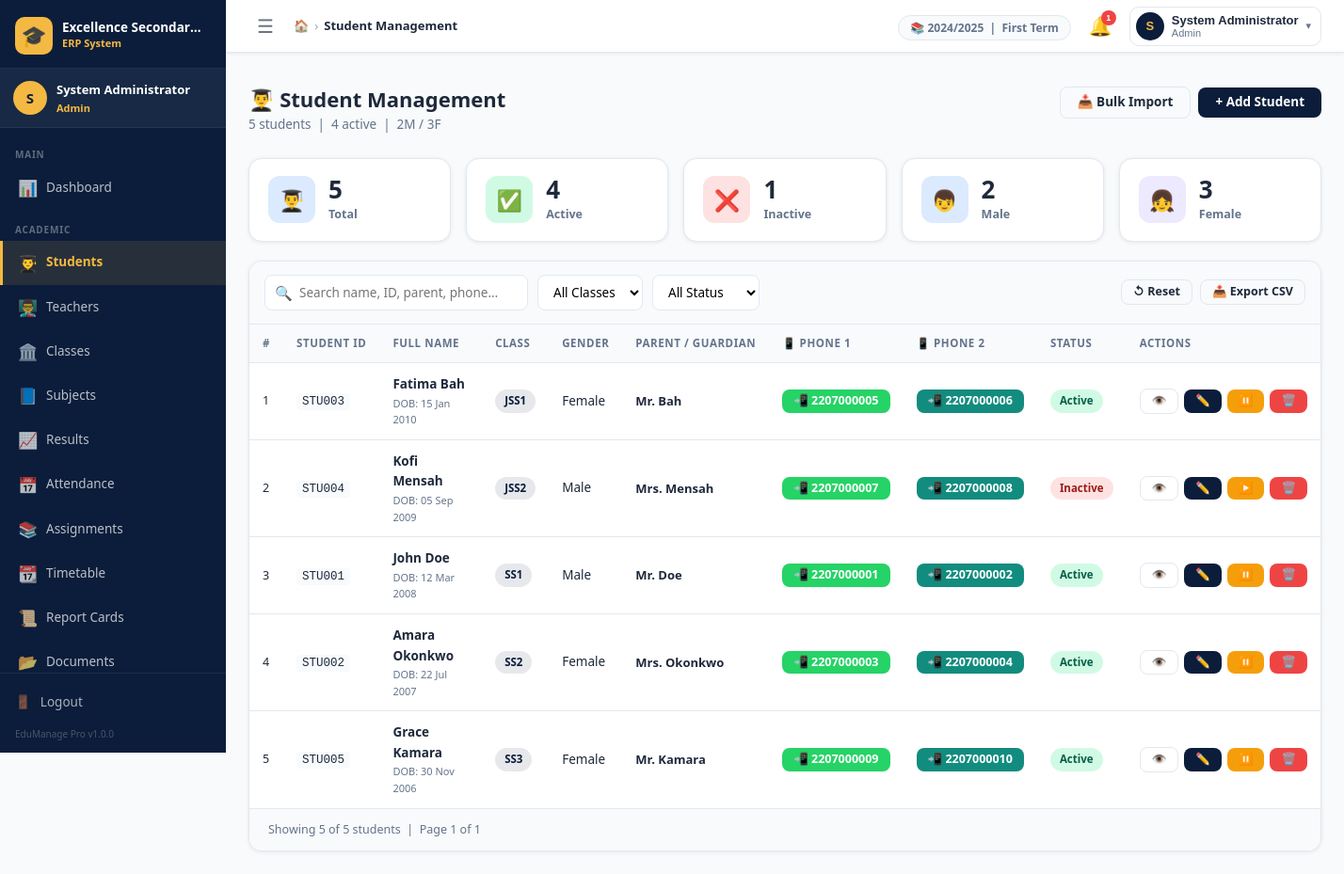
The app's page /admin/students.php (signed in) with its own data.
### tables this page shows
CREATE TABLE `settings` (
  `id`          INT UNSIGNED NOT NULL AUTO_INCREMENT,
  `setting_key` VARCHAR(100) NOT NULL UNIQUE,
  `setting_val` TEXT         DEFAULT NULL,
  `updated_at`  TIMESTAMP    NOT NULL DEFAULT CURRENT_TIMESTAMP ON UPDATE CURRENT_TIMESTAMP,
  PRIMARY KEY (`id`),
  KEY `idx_key` (`setting_key`)
);

CREATE TABLE `students` (
  `id`              INT UNSIGNED NOT NULL AUTO_INCREMENT,
  `user_id`         INT UNSIGNED DEFAULT NULL,
  `student_id`      VARCHAR(20)  NOT NULL UNIQUE,
  `full_name`       VARCHAR(100) NOT NULL,
  `gender`          ENUM('Male','Female') NOT NULL,
  `dob`             DATE         DEFAULT NULL,
  `class_id`        INT UNSIGNED NOT NULL,
  `session_id`      INT UNSIGNED NOT NULL,
  `parent_name`     VARCHAR(100) DEFAULT NULL,
  `parent_phone1`   VARCHAR(20)  NOT NULL,
  `parent_phone2`   VARCHAR(20)  NOT NULL,
  `parent_email`    VARCHAR(100) DEFAULT NULL,
  `address`         TEXT         DEFAULT NULL,
  `photo`           VARCHAR(255) DEFAULT NULL,
  `blood_group`     VARCHAR(5)   DEFAULT NULL,
  `medical_notes`   TEXT         DEFAULT NULL,
  `status`          ENUM('active','inactive','graduated','transferred') NOT NULL DEFAULT 'active',
  `enrolled_date`   DATE         DEFAULT NULL,
  `created_at`      TIMESTAMP    NOT NULL DEFAULT CURRENT_TIMESTAMP,
  `updated_at`      TIMESTAMP    NOT NULL DEFAULT CURRENT_TIMESTAMP ON UPDATE CURRENT_TIMESTAMP,
  PRIMARY KEY (`id`),
  KEY `idx_student_id` (`student_id`),
  KEY `idx_class`      (`class_id`),
  KEY `idx_session`    (`session_id`),
  CONSTRAINT `fk_student_class`   FOREIGN KEY (`class_id`)   REFERENCES `classes`(`id`),
  CONSTRAINT `fk_student_session` FOREIGN KEY (`session_id`) REFERENCES `academic_sessions`(`id`),
  CONSTRAINT `fk_student_user`    FOREIGN KEY (`user_id`)    REFERENCES `users`(`id`) ON DELETE SET NULL
);

CREATE TABLE `classes` (
  `id`          INT UNSIGNED NOT NULL AUTO_INCREMENT,
  `name`        VARCHAR(50)  NOT NULL UNIQUE,
  `description` VARCHAR(255) DEFAULT NULL,
  `capacity`    INT UNSIGNED DEFAULT 40,
  `sort_order`  INT UNSIGNED DEFAULT 0,
  `created_at`  TIMESTAMP    NOT NULL DEFAULT CURRENT_TIMESTAMP,
  PRIMARY KEY (`id`),
  KEY `idx_name` (`name`)
);

### admin/students.php (the view, shortened to what the rows shown need)
<?php
$page      = int_val($_GET['page']     ?? 1);
$sess_id   = current_session_id();
$where  = ['s.session_id = ?'];
$params = [$sess_id];
$whereStr = 'WHERE ' . implode(' AND ', $where);
$baseSql = "SELECT s.*, c.name AS class_name
            FROM students s
            JOIN classes  c ON c.id = s.class_id
            {$whereStr}
            ORDER BY c.sort_order, s.full_name";
$pager   = paginate($baseSql, $params, $page);
$students = $pager['rows'];
include INCLUDES_PATH . '/header.php';
?>
<div class="page-header">
    <div class="page-header-left">
        <h1 class="page-title">👨‍🎓 Student Management</h1>
    </div>
</div>
<div class="card">
    <div class="table-wrap">
        <table class="data-table">
            <thead>
                <tr>
                    <th>#</th>
                    <th data-sort>Student ID</th>
                    <th data-sort>Full Name</th>
                    <th>Class</th>
                    <th>Gender</th>
                    <th>Parent / Guardian</th>
                    <th>📱 Phone 1</th>
                    <th>📱 Phone 2</th>
                    <th>Status</th>
                    <th>Actions</th>
                </tr>
            </thead>
            <tbody id="studentsTbody">
            <?php if ($students): ?>
                <?php $i = ($page - 1) * ROWS_PER_PAGE + 1; foreach ($students as $s): ?>
                <tr>
                    <td class="text-muted text-sm"><?= $i++ ?></td>
                    <td><span class="code"><?= e($s['student_id']) ?></span></td>
                    <td>
                        <div style="font-weight:700"><?= e($s['full_name']) ?></div>
                        <?php if ($s['dob']): ?>
                            <div class="text-xs text-muted">DOB: <?= format_date($s['dob']) ?></div>
                        <?php endif; ?>
                    </td>
                    <td><span class="badge badge-navy"><?= e($s['class_name']) ?></span></td>
                    <td><?= e($s['gender']) ?></td>
                    <td>
                        <div style="font-weight:600;font-size:13px"><?= e($s['parent_name'] ?? '—') ?></div>
                    </td>
                    <td>
                        <a href="<?= e(wa_link($s['parent_phone1'], 'Hello, this is ' . get_setting('school_name') . '.')) ?>"
                           target="_blank" class="btn btn-sm btn-whatsapp" title="WhatsApp Phone 1">
                            📲 <?= e($s['parent_phone1']) ?>
                        </a>
                    </td>
                    <td>
                        <a href="<?= e(wa_link($s['parent_phone2'], 'Hello, this is ' . get_setting('school_name') . '.')) ?>"
                           target="_blank" class="btn btn-sm btn-wa-dark" title="WhatsApp Phone 2">
                            📲 <?= e($s['parent_phone2']) ?>
                        </a>
                    </td>
                    <td><?= status_badge($s['status']) ?></td>
                    <td>
                        <div class="td-actions">
                            <a href="<?= BASE_URL ?>/admin/students_view.php?id=<?= $s['id'] ?>"
                               class="btn btn-sm btn-outline" title="View Profile">👁️</a>
                            <?php if (is_admin()): ?>
                                <a href="<?= BASE_URL ?>/admin/students_edit.php?id=<?= $s['id'] ?>"
                                   class="btn btn-sm btn-primary" title="Edit">✏️</a>
                                <form method="POST" style="display:inline">
                                    <button type="submit" class="btn btn-sm btn-warning" title="Toggle Status">
                                        <?= $s['status'] === 'active' ? '⏸️' : '▶️' ?>
                                    </button>
                                </form>
                                <form method="POST" style="display:inline">
                                    <button type="submit" class="btn btn-sm btn-danger"
                                            data-confirm="Deactivate student <?= e($s['full_name']) ?>? They will not be deleted from the database."
                                            title="Deactivate">🗑️</button>
                                </form>
                            <?php endif; ?>
                        </div>
                    </td>
                </tr>
                <?php endforeach; ?>
            <?php endif; ?>
            </tbody>
        </table>
    </div>
</div>
<?php include INCLUDES_PATH . '/footer.php'; ?>

### includes/header.php (shortened to what the rows shown need)
<?php
$schoolName  = get_setting('school_name', APP_NAME);
?>
<!DOCTYPE html>
<html lang="en">
<head>
    <link rel="stylesheet" href="<?= BASE_URL ?>/assets/css/style.css">
</head>
<body>
<div class="app-wrapper">
    <?php include INCLUDES_PATH . '/sidebar.php'; ?>
    <div class="main-area">
        <header class="topnav">
            <div class="topnav-right">
                <div class="topnav-meta hidden-sm">
                    <span class="meta-pill">
                        📚 <?= e(get_setting('current_session', '—')) ?>
                        &nbsp;|&nbsp;
                        <?= e(get_setting('current_term', '—')) ?> Term
                    </span>
                </div>
            </div>
        </header>
        <main class="main-content">

### includes/functions.php (shortened to what the rows shown need)
<?php
function e(mixed $val): string {
    return htmlspecialchars((string)($val ?? ''), ENT_QUOTES | ENT_HTML5, 'UTF-8');
}
function get_setting(string $key, string $default = ''): string {
    static $cache = [];
    if (!isset($cache[$key])) {
        $row = Database::fetchOne(
            "SELECT setting_val FROM settings WHERE setting_key = ? LIMIT 1",
            [$key]
        );
        $cache[$key] = $row ? $row['setting_val'] : $default;
    }
    return $cache[$key] ?? $default;
}
function current_session(): ?array {
    return Database::fetchOne(
        "SELECT * FROM academic_sessions WHERE is_current = 1 LIMIT 1"
    );
}
function current_session_id(): int {
    $s = current_session();
    return $s ? (int)$s['id'] : 0;
}
function status_badge(string $status): string {
    $map = [
        'active'    => 'badge-success',
        'inactive'  => 'badge-danger',
        'present'   => 'badge-success',
        'absent'    => 'badge-danger',
        'late'      => 'badge-warning',
        'paid'      => 'badge-success',
        'partial'   => 'badge-warning',
        'unpaid'    => 'badge-danger',
        'high'      => 'badge-danger',
        'normal'    => 'badge-primary',
        'low'       => 'badge-secondary',
        'graduated' => 'badge-purple',
        'transferred'=> 'badge-info',
    ];
    $cls = $map[strtolower($status)] ?? 'badge-secondary';
    return '<span class="badge ' . $cls . '">' . e(ucfirst($status)) . '</span>';
}
function paginate(string $sql, array $params, int $page, int $perPage = ROWS_PER_PAGE): array {
    $page    = max(1, (int)$page);
    $offset  = ($page - 1) * $perPage;
    $countSql = "SELECT COUNT(*) as cnt FROM ({$sql}) AS _count_query";
    $total    = (int)(Database::fetchOne($countSql, $params)['cnt'] ?? 0);
    $pages    = (int)ceil($total / $perPage);
    $rows = Database::fetchAll($sql . " LIMIT {$perPage} OFFSET {$offset}", $params);
    return [
        'rows'       => $rows,
        'total'      => $total,
        'pages'      => $pages,
        'page'       => $page,
        'per_page'   => $perPage,
        'has_prev'   => $page > 1,
        'has_next'   => $page < $pages,
    ];
}
function int_val(mixed $val, int $default = 0): int {
    return filter_var($val, FILTER_VALIDATE_INT) !== false ? (int)$val : $default;
}
function format_date(string $date, string $format = 'd M Y'): string {
    return date($format, strtotime($date));
}
function wa_link(string $phone, string $message): string {
    $phone = preg_replace('/[^0-9]/', '', $phone);
    return WA_BASE_URL . $phone . '?text=' . rawurlencode($message);
}

### records on screen
settings: setting_val "2024/2025"
settings: setting_val "First"
students: student "STU003", full_name "Fatima Bah", dob "15 Jan 2010", class.name "JSS1", gender "Female", parent_name "Mr. Bah", parent_phone1 "2207000005", parent_phone2 "2207000006", status "Active"
students: student "STU004", full_name "Kofi Mensah", dob "05 Sep 2009", class.name "JSS2", gender "Male", parent_name "Mrs. Mensah", parent_phone1 "2207000007", parent_phone2 "2207000008", status "Inactive"
students: student "STU001", full_name "John Doe", dob "12 Mar 2008", class.name "SS1", gender "Male", parent_name "Mr. Doe", parent_phone1 "2207000001", parent_phone2 "2207000002", status "Active"
students: student "STU002", full_name "Amara Okonkwo", dob "22 Jul 2007", class.name "SS2", gender "Female", parent_name "Mrs. Okonkwo", parent_phone1 "2207000003", parent_phone2 "2207000004", status "Active"
students: student "STU005", full_name "Grace Kamara", dob "30 Nov 2006", class.name "SS3", gender "Female", parent_name "Mr. Kamara", parent_phone1 "2207000009", parent_phone2 "2207000010", status "Active"

### other values on screen
get_setting('school_name', APP_NAME) "Excellence Secondar…"
substr(current_full_name(), 0, 1) "S"
current_full_name() "System Administrator"
current_role_name() "Admin"
$item['section'] "MAIN"
$item['icon'] "📊"
$item['label'] "Dashboard"
$item['section'] "ACADEMIC"
$item['icon'] "👨‍🎓"
$item['label'] "Students"
$item['icon'] "👨‍🏫"
$item['label'] "Teachers"
$item['icon'] "🏛️"
$item['label'] "Classes"
$item['icon'] "📘"
